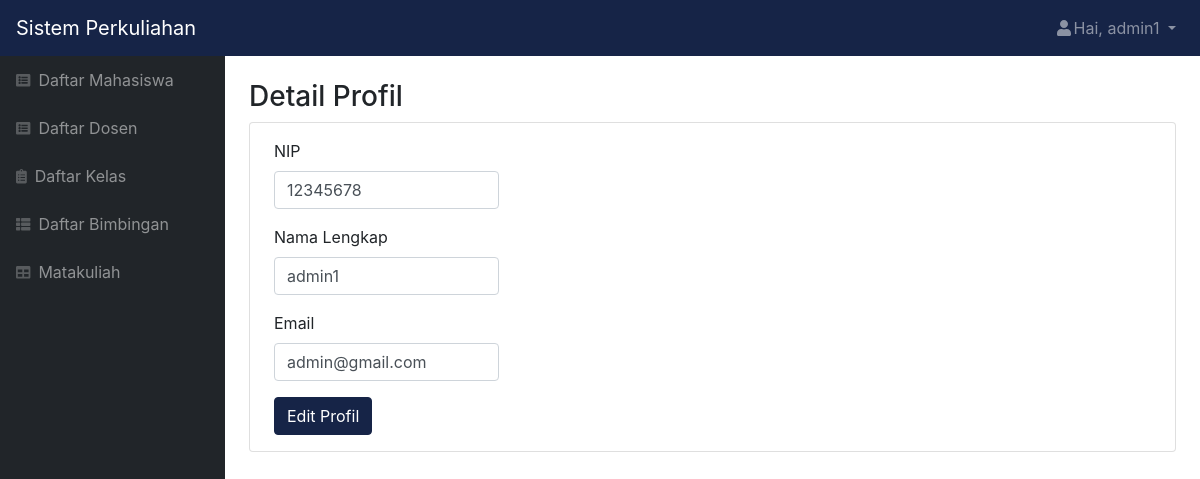
/profil_admin.php (signed in), run on the app's committed database.
### tables this page shows
CREATE TABLE `adminsimak` (
  `id_admin` int(11) NOT NULL,
  `role` char(1) NOT NULL,
  `nip` char(10) NOT NULL,
  `nama` varchar(50) NOT NULL,
  `email` varchar(50) NOT NULL,
  `alamat` varchar(50) NOT NULL,
  `tgl_lahir` date NOT NULL,
  `password` varchar(300) NOT NULL
);

### profil_admin.php (the view, shortened to what this page needs)
<?php
    include "function.php";
    $nama = $_SESSION['nama'];
    $role = $_SESSION['role'];
    $id = $_SESSION['id'];
    $queryUser = mysqli_query($koneksi, "SELECT * FROM adminsimak WHERE id_admin = '$id'");
    $user = mysqli_fetch_assoc($queryUser);
?>
<!DOCTYPE html>
<html lang="en">
    <head>
        <link href="css/styles.css" rel="stylesheet" />
        <link href="https://cdn.datatables.net/1.10.20/css/dataTables.bootstrap4.min.css" rel="stylesheet" />
    </head>
    <body class="sb-nav-fixed">
        <nav class="sb-topnav navbar navbar-expand navbar-dark bg-dark">
            <a class="navbar-brand" href="index.html">Sistem Perkuliahan</a>
            <ul class="navbar-nav ml-auto">
                <li class="nav-item dropdown">
                    <a class="nav-link dropdown-toggle" id="userDropdown" href="#" role="button" data-toggle="dropdown" aria-haspopup="true" aria-expanded="false"><i class="fas fa-user fa-fw"></i>Hai, <?= $nama; ?> </a>
                </li>
            </ul>
        </nav>
        <div id="layoutSidenav">
            <div id="layoutSidenav_nav">
                <nav class="sb-sidenav accordion sb-sidenav-dark" id="sidenavAccordion">
                    <div class="sb-sidenav-menu">
                        <div class="nav">
                            <a class="nav-link" href="mahasiswa.php"
                                ><div class="sb-nav-link-icon"><i class="fas fa-list-alt"></i></div>
                                Daftar Mahasiswa</a
                            >
                            <a class="nav-link" href="dosen.php"
                                ><div class="sb-nav-link-icon"><i class="fas fa-list-alt"></i></div>
                                Daftar Dosen</a
                            >
                            <a class="nav-link" href="kelas.php"
                                ><div class="sb-nav-link-icon"><i class="fas fa-clipboard-list"></i></div>
                                Daftar Kelas</a
                            >
                            <a class="nav-link" href="bimbingan.php"
                                ><div class="sb-nav-link-icon"><i class="fas fa-th-list"></i></div>
                                Daftar Bimbingan</a
                            >
                            <?php if($role == "0") { ?>
                            <a class="nav-link" href="matakuliah.php"
                                ><div class="sb-nav-link-icon"><i class="fas fa-table"></i></div>
                                Matakuliah</a>
                            <?php } ?>
                        </div>
                    </div>
                </nav>
            </div>
            <div id="layoutSidenav_content">
                <main>
                    <div class="container-fluid">
                        <h3 class="mt-4">Detail Profil</h3>
                        <div class="card mb-4">
                            <form action="function.php?act=editAdmin&id_admin=<?= $user['id_admin']; ?>" id="edit" method="POST" >
                                <div class="form-group ml-4 py-3 mb-0">
                                    <label for="nip">NIP</label>
                                    <input type="text" class="form-control col-sm-3" id="nip" name="nip" value="<?= $user['nip']; ?>" >
                                </div>
                                <div class="form-group ml-4">
                                    <label for="nama">Nama Lengkap</label>
                                    <input type="text" class="form-control col-sm-3" id="nama" name="nama" value="<?= $user['nama']; ?>">
                                </div>
                                <div class="form-group ml-4">
                                    <label for="email">Email</label>
                                    <input type="text" class="form-control col-sm-3" id="email" name="email" value="<?= $user['email']; ?>">
                                </div>
                                <input type="submit" name="edit_btn" id="edit" class="btn btn-primary ml-4 mb-3" value="Edit Profil">
                            </form>
                        </div>
                    </div>
                </main>
            </div>
        </div>
    </body>
</html>

### data on the page
adminsimak: nip "12345678", nama "admin1", email "admin@gmail.com"

### other printed values
$nama "admin1"
